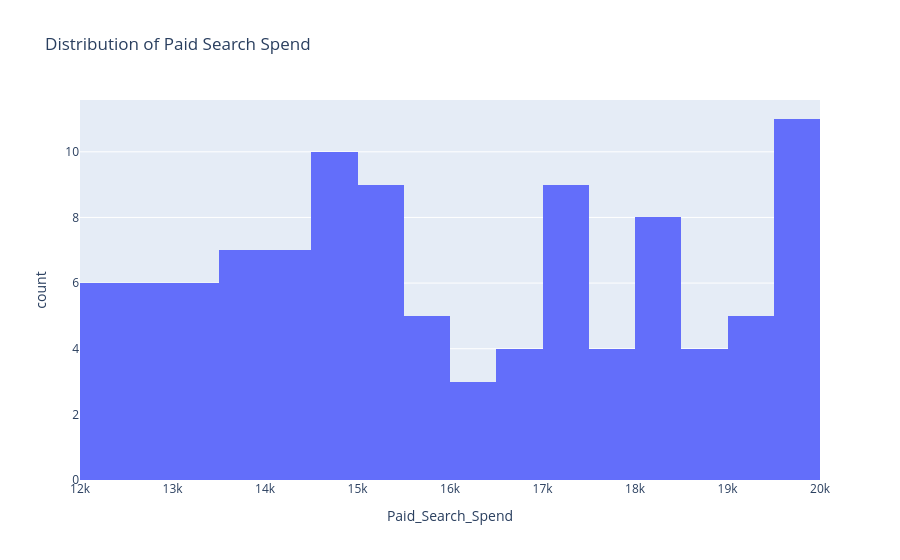

Here is the notebook cell this chart was saved with:
### Code cell
#3.6 Distribution of Marketing Spend

fig = px.histogram(
    df,
    x= "Paid_Search_Spend",
    nbins= 20,
    title = "Distribution of Paid Search Spend"
)

fig.show()

### Figure 1 — Plotly figure (JSON) as saved in the notebook; plotly's stock layout.template omitted (floating-point values rounded to 4 significant figures)
{"data": [{"bingroup": "x", "hovertemplate": "Paid_Search_Spend=%{x}<br>count=%{y}<extra></extra>", "legendgroup": "", "marker": {"color": "#636efa", "pattern": {"shape": ""}}, "name": "", "nbinsx": 20, "orientation": "v", "showlegend": false, "type": "histogram", "x": [19270, 19603, 12860, 17390, 17226, 17191, 15772, 15092, 17734, 18265, 12466, 17334, 16426, 17578, 18231, 15444, 15171, 14919, 19831, 12130, 13685, 19476, 12769, 14391, 17611, 19581, 18949, 14433, 17311, 17051, 18420, 13184, 16555, 15385, 16117, 18396, 16843, 14904, 19728, 12474, 13082, 14558, 19849, 14047, 19643, 14747, 12975, 13806, 12189, 19101, 14734, 15005, 16658, 13899, 19734, 13267, 18975, 13528, 15202, 15556, 15890, 12646, 18164, 14888, 18310, 17393, 14435, 12600, 14363, 14061, 12241, 14041, 14824, 19513, 14612, 19041, 13363, 18235, 17486, 19099, 13478, 19595, 14556, 12775, 16014, 12034, 18349, 15152, 13955, 13585, 15943, 19555, 15073, 13021, 15461, 14613, 17225, 15843, 19989, 13500, 16798, 18545, 18873, 17675], "xaxis": "x", "yaxis": "y"}], "layout": {"barmode": "relative", "legend": {"tracegroupgap": 0}, "title": {"text": "Distribution of Paid Search Spend"}, "xaxis": {"anchor": "y", "domain": [0, 1], "title": {"text": "Paid_Search_Spend"}}, "yaxis": {"anchor": "x", "domain": [0, 1], "title": {"text": "count"}}}}
